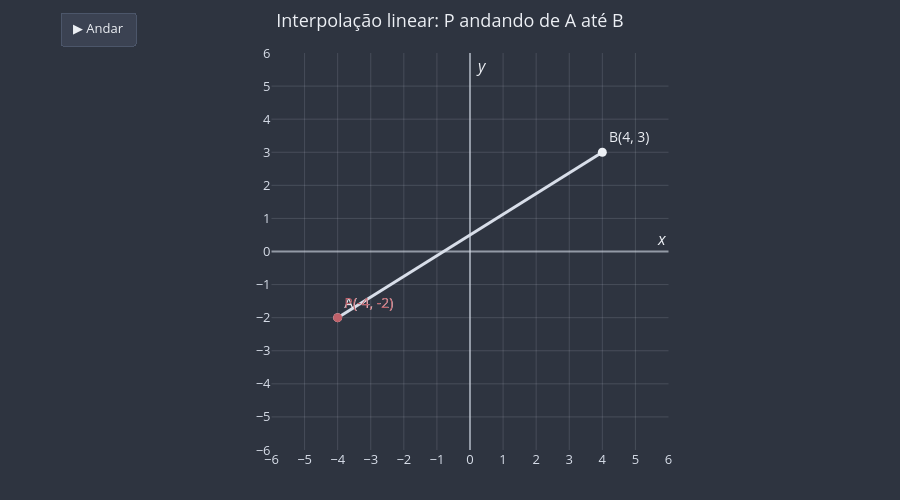

Notebook source saved alongside this figure:
### Markdown cell above
🕹️ Aperte o botão **▶ Andar** na figura abaixo para ver um personagem indo de $A$ até $B$, quadro a quadro.

### Code cell
A_animacao, B_animacao = (-4, -2), (4, 3)
valores_de_t = [k / 20 for k in range(21)]   # t = 0; 0,05; 0,1; ...; 1

# O cenário: o segmento, as pontas e o ponto P (que começa em A)
fig = uga.criar_plano_cartesiano(titulo="Interpolação linear: P andando de A até B")
fig = uga.desenhar_segmento(fig, A_animacao, B_animacao, cor=uga.CORES["apoio"])
fig = uga.desenhar_pontos(
    fig, [A_animacao, B_animacao], rotulos=["A", "B"], mostrar_coordenadas=True
)
fig = uga.desenhar_ponto(
    fig, A_animacao, rotulo="P", cor=uga.CORES["destaque"], mostrar_coordenadas=True
)
indice_de_P = len(fig.data) - 1   # P é o último desenho da figura

# Os quadros da animação
quadros = []
for t in valores_de_t:
    # Cada quadro é a fórmula da interpolação linear com um t um pouco maior.
    P = ponto_do_segmento(A_animacao, B_animacao, t)
    # Desenhamos P numa figura de rascunho só para aproveitar o visual do uga.
    rascunho = uga.desenhar_ponto(
        uga.criar_plano_cartesiano(), P, rotulo="P", cor=uga.CORES["destaque"],
        mostrar_coordenadas=True,
    )
    quadros.append({"data": [rascunho.data[0]], "traces": [indice_de_P], "name": f"{t:.2f}"})
fig.frames = quadros

# O botão que toca a animação, um quadro a cada 150 milissegundos
fig.update_layout(updatemenus=[{
    "type": "buttons", "showactive": False,
    "x": 0, "y": 1.02, "xanchor": "left", "yanchor": "bottom",
    "bgcolor": uga.NORD["nord1"], "bordercolor": uga.NORD["nord3"],
    "font": {"color": uga.CORES["texto"]},
    "buttons": [{
        "label": "▶ Andar", "method": "animate",
        "args": [None, {"frame": {"duration": 150, "redraw": False},
                        "transition": {"duration": 0}, "fromcurrent": False}],
    }],
}])
uga.mostrar(fig)

# A mesma viagem, em números
print(f"{'t':>5} | {'x_P':>6} | {'y_P':>6}")
for t in [0, 0.25, 0.5, 0.75, 1]:
    x_P, y_P = ponto_do_segmento(A_animacao, B_animacao, t)
    print(f"{t:>5} | {x_P:>6} | {y_P:>6}")

### Figure 1 — Plotly figure (JSON) as saved in the notebook; plotly's stock layout.template omitted (floating-point values rounded to 4 significant figures)
{"data": [{"hoverinfo": "skip", "line": {"color": "#D8DEE9", "dash": "solid", "width": 3}, "mode": "lines", "showlegend": false, "type": "scatter", "x": [-4, 4], "y": [-2, 3]}, {"cliponaxis": false, "hovertemplate": "A(-4, -2)<extra></extra>", "marker": {"color": "#ECEFF4", "size": 9}, "mode": "markers+text", "showlegend": false, "text": ["A(-4, -2)"], "textfont": {"color": "#ECEFF4", "size": 14}, "textposition": "top right", "type": "scatter", "x": [-4], "y": [-2]}, {"cliponaxis": false, "hovertemplate": "B(4, 3)<extra></extra>", "marker": {"color": "#ECEFF4", "size": 9}, "mode": "markers+text", "showlegend": false, "text": ["B(4, 3)"], "textfont": {"color": "#ECEFF4", "size": 14}, "textposition": "top right", "type": "scatter", "x": [4], "y": [3]}, {"cliponaxis": false, "hovertemplate": "P(-4, -2)<extra></extra>", "marker": {"color": "#BF616A", "size": 9}, "mode": "markers+text", "showlegend": false, "text": ["P(-4, -2)"], "textfont": {"color": "#BF616A", "size": 14}, "textposition": "top right", "type": "scatter", "x": [-4], "y": [-2]}], "layout": {"annotations": [{"font": {"color": "#ECEFF4", "size": 16}, "showarrow": false, "text": "<i>x</i>", "x": 6, "xanchor": "right", "y": 0, "yanchor": "bottom"}, {"font": {"color": "#ECEFF4", "size": 16}, "showarrow": false, "text": "<i>y</i>", "x": 0, "xanchor": "left", "xshift": 4, "y": 6, "yanchor": "top"}], "font": {"color": "#ECEFF4", "size": 13}, "height": 500, "hoverlabel": {"bgcolor": "#3B4252", "font": {"color": "#ECEFF4"}}, "hovermode": "closest", "margin": {"b": 50, "l": 60, "r": 20, "t": 50}, "paper_bgcolor": "#2E3440", "plot_bgcolor": "#2E3440", "showlegend": false, "title": {"text": "Interpolação linear: P andando de A até B", "x": 0.5}, "updatemenus": [{"bgcolor": "#3B4252", "bordercolor": "#4C566A", "buttons": [{"args": [null, {"frame": {"duration": 150, "redraw": false}, "fromcurrent": false, "transition": {"duration": 0}}], "label": "▶ Andar", "method": "animate"}], "font": {"color": "#ECEFF4"}, "showactive": false, "type": "buttons", "x": 0, "xanchor": "left", "y": 1.02, "yanchor": "bottom"}], "xaxis": {"color": "#D8DEE9", "constrain": "domain", "dtick": 1, "gridcolor": "rgba(216, 222, 233, 0.15)", "range": [-6, 6], "showgrid": true, "zeroline": true, "zerolinecolor": "rgba(216, 222, 233, 0.6)", "zerolinewidth": 2}, "yaxis": {"color": "#D8DEE9", "constrain": "domain", "dtick": 1, "gridcolor": "rgba(216, 222, 233, 0.15)", "range": [-6, 6], "scaleanchor": "x", "scaleratio": 1, "showgrid": true, "zeroline": true, "zerolinecolor": "rgba(216, 222, 233, 0.6)", "zerolinewidth": 2}}}
